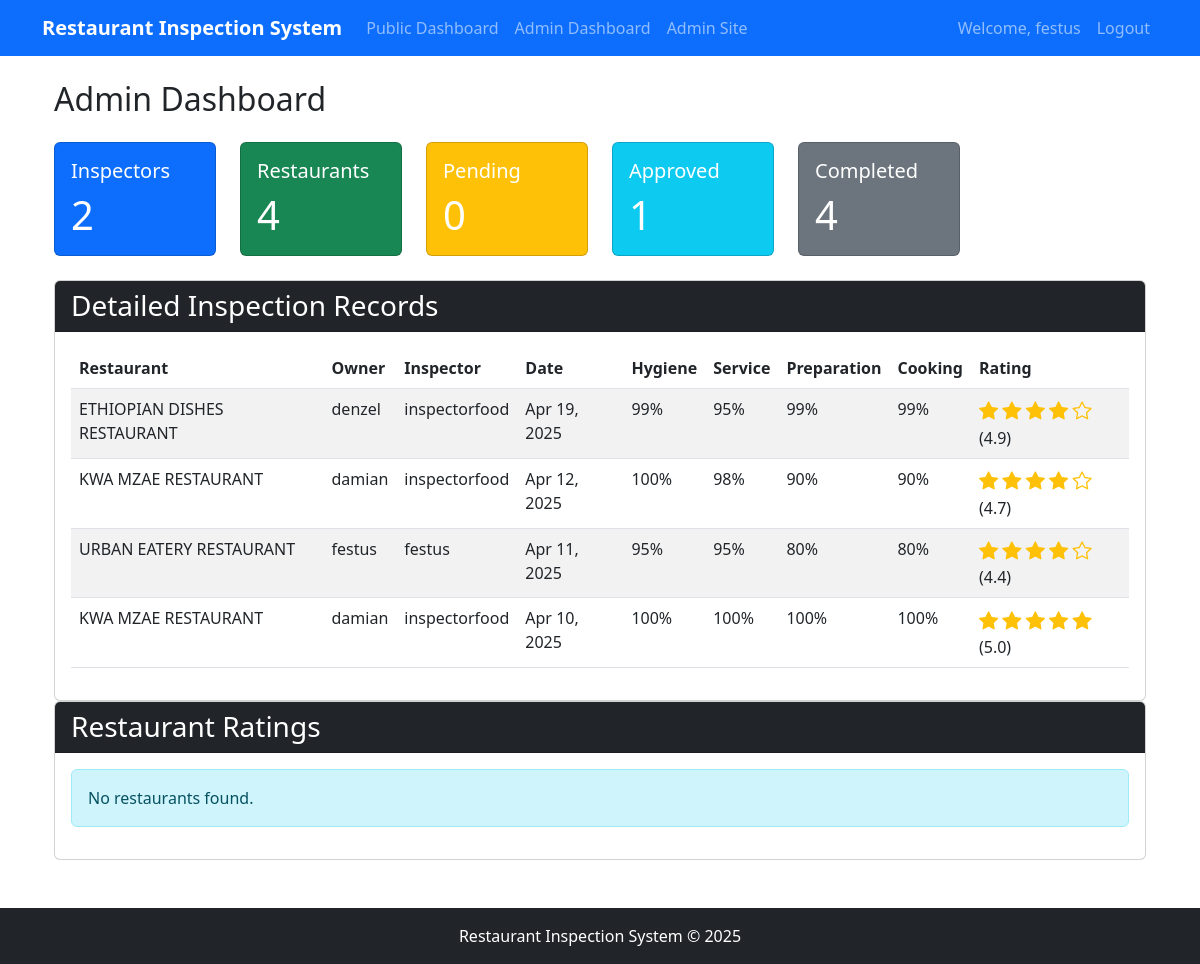
Page /admin-dashboard/ (signed in) on the earlier database version.
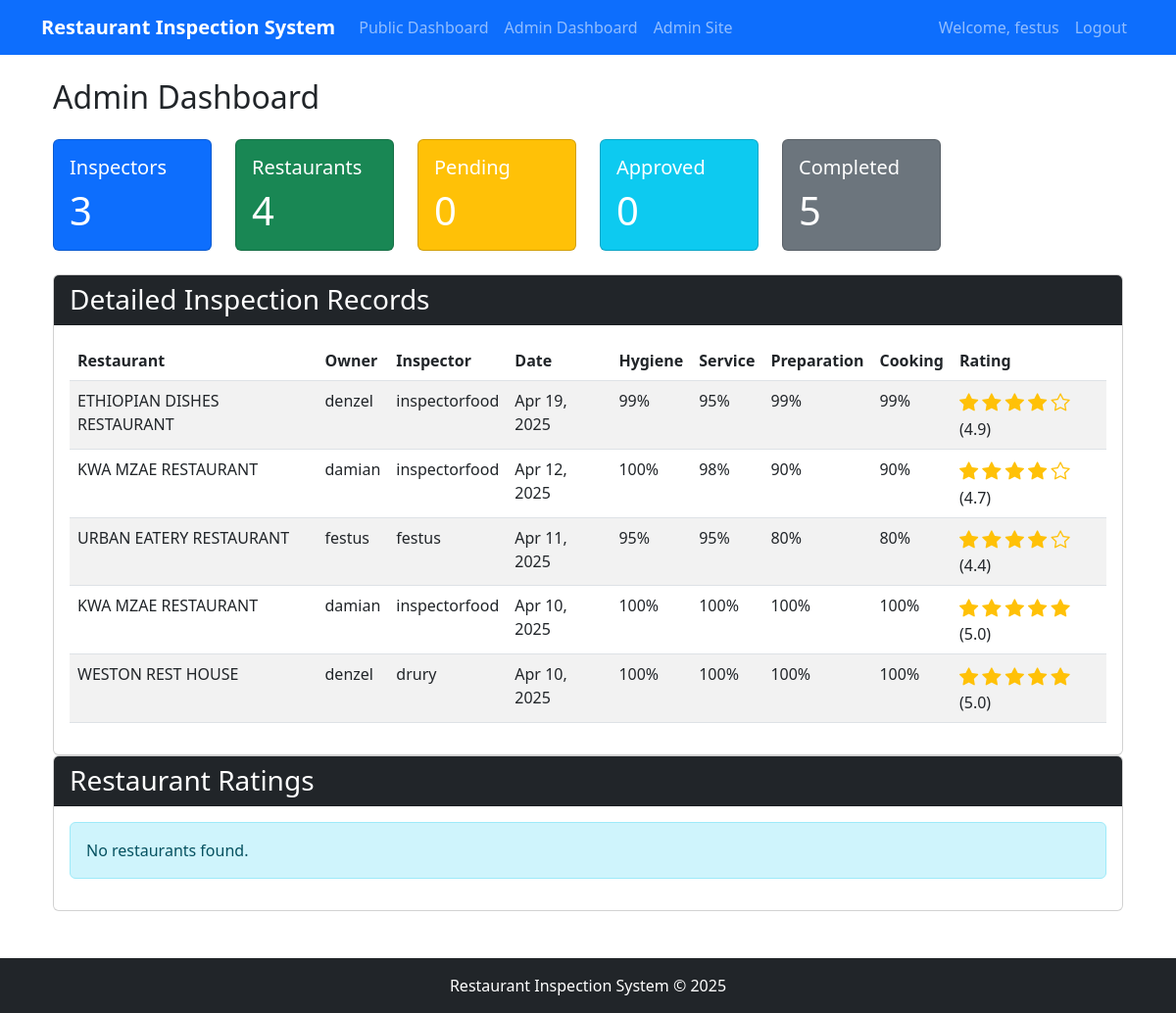
Same page on the later database version.
### accounts/models.py (models this page shows, shortened)
class CustomUser(AbstractUser):
    is_restaurant_owner = models.BooleanField(default=False)
    is_inspector = models.BooleanField(default=False)
    is_customer = models.BooleanField(default=False)
    class Meta:
        verbose_name = 'User'
        verbose_name_plural = 'Users'

class Restaurant(models.Model):
    owner = models.ForeignKey('CustomUser', on_delete=models.CASCADE, related_name='restaurants')
    name = models.CharField(max_length=255)
    location = models.CharField(max_length=255)
    registration_date = models.DateTimeField(auto_now_add=True)

### inspections/models.py (models this page shows, shortened)
class Inspection(models.Model):
    inspection_request = models.OneToOneField(InspectionRequest, on_delete=models.CASCADE, related_name='inspection')
    inspector = models.ForeignKey(CustomUser, on_delete=models.CASCADE, related_name='inspections')
    inspection_date = models.DateField()
    general_hygiene = models.PositiveIntegerField(
        null=True,
        blank=True,
        validators=[MinValueValidator(0), MaxValueValidator(100)],
        help_text="Percentage score for general hygiene (0-100)"
    )
    customer_service = models.PositiveIntegerField(
        null=True,
        blank=True,
        validators=[MinValueValidator(0), MaxValueValidator(100)],
        help_text="Percentage score for customer service (0-100)"
    )
    food_preparation = models.PositiveIntegerField(
        null=True,
        blank=True,
        validators=[MinValueValidator(0), MaxValueValidator(100)],
        help_text="Percentage score for food preparation (0-100)"
    )
    cooking_outcome = models.PositiveIntegerField(
        null=True,
        blank=True,
        validators=[MinValueValidator(0), MaxValueValidator(100)],
        help_text="Percentage score for cooking outcome (0-100)"
    )
    comments = models.TextField(blank=True, null=True)
    is_completed = models.BooleanField(default=False)
    created_at = models.DateTimeField(auto_now_add=True)
    @property
    def overall_rating(self):
        if None in [self.general_hygiene, self.customer_service,
                    self.food_preparation, self.cooking_outcome]:
            return None
        average = (self.general_hygiene + self.customer_service +
                   self.food_preparation + self.cooking_outcome) / 4
        return round(average / 20, 1)  # Convert to 5-star scale

class InspectionRequest(models.Model):
    restaurant = models.ForeignKey('accounts.Restaurant', on_delete=models.CASCADE, related_name='inspection_requests')
    requested_date = models.DateField()
    is_approved = models.BooleanField(default=False)
    created_at = models.DateTimeField(auto_now_add=True)
    updated_at = models.DateTimeField(auto_now=True)

### inspections/views.py (the view)
# urls.py: path('admin-dashboard/', inspections_views.admin_dashboard, name='admin_dashboard'),
@login_required
def admin_dashboard(request):
    if not request.user.is_superuser:
        return redirect('home')
    total_inspectors = CustomUser.objects.filter(is_inspector=True).count()
    total_restaurants = Restaurant.objects.count()
    pending_requests = InspectionRequest.objects.filter(is_approved=False).count()
    approved_requests = InspectionRequest.objects.filter(is_approved=True, inspection__isnull=True).count()
    completed_inspections = Inspection.objects.filter(is_completed=True).count()
    inspections = Inspection.objects.filter(
        is_completed=True
    ).select_related(
        'inspection_request__restaurant',
        'inspector'
    ).order_by('-inspection_date')
    context = {
        'total_inspectors': total_inspectors,
        'total_restaurants': total_restaurants,
        'pending_requests': pending_requests,
        'approved_requests': approved_requests,
        'completed_inspections': completed_inspections,
        'inspections': inspections,
    }
    return render(request, 'inspections/admin_dashboard.html', context)

### templates/inspections/admin_dashboard.html
{% extends 'base.html' %}
{% block content %}
<div class="container">
    <h2 class="mb-4">Admin Dashboard</h2>
    <div class="row mb-4">
        <div class="col-md-2">
            <div class="card text-white bg-primary">
                <div class="card-body">
                    <h5 class="card-title">Inspectors</h5>
                    <p class="card-text display-6">{{ total_inspectors }}</p>
                </div>
            </div>
        </div>
        <div class="col-md-2">
            <div class="card text-white bg-success">
                <div class="card-body">
                    <h5 class="card-title">Restaurants</h5>
                    <p class="card-text display-6">{{ total_restaurants }}</p>
                </div>
            </div>
        </div>
        <div class="col-md-2">
            <div class="card text-white bg-warning">
                <div class="card-body">
                    <h5 class="card-title">Pending</h5>
                    <p class="card-text display-6">{{ pending_requests }}</p>
                </div>
            </div>
        </div>
        <div class="col-md-2">
            <div class="card text-white bg-info">
                <div class="card-body">
                    <h5 class="card-title">Approved</h5>
                    <p class="card-text display-6">{{ approved_requests }}</p>
                </div>
            </div>
        </div>
        <div class="col-md-2">
            <div class="card text-white bg-secondary">
                <div class="card-body">
                    <h5 class="card-title">Completed</h5>
                    <p class="card-text display-6">{{ completed_inspections }}</p>
                </div>
            </div>
        </div>
    </div>
<div class="card mt-4">
    <div class="card-header bg-dark text-white">
        <h3 class="mb-0">Detailed Inspection Records</h3>
    </div>
    <div class="card-body">
        {% if inspections %}
            <div class="table-responsive">
                <table class="table table-striped">
                    <thead>
                        <tr>
                            <th>Restaurant</th>
                            <th>Owner</th>
                            <th>Inspector</th>
                            <th>Date</th>
                            <th>Hygiene</th>
                            <th>Service</th>
                            <th>Preparation</th>
                            <th>Cooking</th>
                            <th>Rating</th>
                        </tr>
                    </thead>
                    <tbody>
                        {% for inspection in inspections %}
                            <tr>
                                <td>{{ inspection.inspection_request.restaurant.name }}</td>
                                <td>{{ inspection.inspection_request.restaurant.owner.username }}</td>
                                <td>{{ inspection.inspector.username }}</td>
                                <td>{{ inspection.inspection_date|date:"M d, Y" }}</td>
                                <td>{{ inspection.general_hygiene }}%</td>
                                <td>{{ inspection.customer_service }}%</td>
                                <td>{{ inspection.food_preparation }}%</td>
                                <td>{{ inspection.cooking_outcome }}%</td>
                                <td>
                                    {% with stars=inspection.overall_rating %}
                                        {% for i in "12345" %}
                                            {% if forloop.counter <= stars %}
                                                <i class="bi bi-star-fill rating-stars"></i>
                                            {% else %}
                                                <i class="bi bi-star rating-stars"></i>
                                            {% endif %}
                                        {% endfor %}
                                        ({{ stars|floatformat:1 }})
                                    {% endwith %}
                                </td>
                            </tr>
                        {% endfor %}
                    </tbody>
                </table>
            </div>
        {% else %}
            <div class="alert alert-info">
                No completed inspections yet.
            </div>
        {% endif %}
    </div>
</div>
    <div class="card">
        <div class="card-header bg-dark text-white">
            <h3 class="mb-0">Restaurant Ratings</h3>
        </div>
        <div class="card-body">
            {% if restaurant_data %}
                <div class="table-responsive">
                    <table class="table table-striped">
                        <thead>
                            <tr>
                                <th>Restaurant</th>
                                <th>Owner</th>
                                <th>Location</th>
                                <th>Average Rating</th>
                                <th>Inspections</th>
                            </tr>
                        </thead>
                        <tbody>
                            {% for data in restaurant_data %}
                                <tr>
                                    <td>{{ data.restaurant.name }}</td>
                                    <td>{{ data.restaurant.owner.username }}</td>
                                    <td>{{ data.restaurant.location }}</td>
                                    <td>
                                        {% if data.avg_rating %}
                                            {% with stars=data.avg_rating %}
                                                {% for i in "12345" %}
                                                    {% if forloop.counter <= stars %}
                                                        <i class="bi bi-star-fill rating-stars"></i>
                                                    {% else %}
                                                        <i class="bi bi-star rating-stars"></i>
                                                    {% endif %}
                                                {% endfor %}
                                                ({{ stars|floatformat:1 }})
                                            {% endwith %}
                                        {% else %}
                                            Not rated yet
                                        {% endif %}
                                    </td>
                                    <td>{{ data.inspection_count }}</td>
                                </tr>
                            {% endfor %}
                        </tbody>
                    </table>
                </div>
            {% else %}
                <div class="alert alert-info">
                    No restaurants found.
                </div>
            {% endif %}
        </div>
    </div>
</div>
{% endblock %}

### templates/base.html (shortened to what this page needs)
<!DOCTYPE html>
<html lang="en">
<head>
    <link href="https://cdn.jsdelivr.net/npm/bootstrap@5.3.0/dist/css/bootstrap.min.css" rel="stylesheet">
    <link rel="stylesheet" href="https://cdn.jsdelivr.net/npm/bootstrap-icons@1.10.0/font/bootstrap-icons.css">
</head>
<body>
    <nav class="navbar navbar-expand-lg navbar-dark bg-primary">
        <div class="container">
            <a class="navbar-brand" href="{% url 'home' %}">Restaurant Inspection System</a>
            <div class="collapse navbar-collapse" id="navbarNav">
                <ul class="navbar-nav me-auto">
                    {% if user.is_authenticated %}
                        <li class="nav-item">
                            <a class="nav-link" href="{% url 'public_dashboard' %}">Public Dashboard</a>
                        </li>
                        {% if user.is_superuser %}
                            <li class="nav-item">
                                <a class="nav-link" href="{% url 'admin_dashboard' %}">Admin Dashboard</a>
                            </li>
                            <li class="nav-item">
                                <a class="nav-link" href="/admin/">Admin Site</a>
                            </li>
                        {% endif %}
                    {% endif %}
                </ul>
                <ul class="navbar-nav auth-links">
                    {% if user.is_authenticated %}
                        <li class="nav-item">
                            <span class="nav-link">Welcome, {{ user.username }}</span>
                        </li>
                        <li class="nav-item">
                            <a class="nav-link" href="{% url 'logout' %}">Logout</a>
                        </li>
                    {% endif %}
                </ul>
            </div>
        </div>
    </nav>
    <div class="container mt-4">
        {% block content %}
        {% endblock %}
    </div>
    <footer class="bg-dark text-white mt-5 py-3">
        <div class="container text-center">
            <p class="mb-0">Restaurant Inspection System &copy; {% now "Y" %}</p>
        </div>
    </footer>
</body>
</html>

### templates/base.html (style rules this page uses)
.rating-stars { color: #ffc107; font-size: 1.2rem; }
.navbar-brand { font-weight: bold; }
.auth-links { margin-left: auto; }

Differences in the rows shown:
added Inspection: inspection_request.restaurant.name "WESTON REST HOUSE", inspection_request.restaurant.owner.username "denzel", inspector.username "drury", inspection_date "Apr 10, 2025", general_hygiene "100", customer_service "100", food_preparation "100", cooking_outcome "100", overall_rating "5.0"
Other differences:
{{ total_inspectors }}: "2" → "3"
{{ approved_requests }}: "1" → "0"
{{ completed_inspections }}: "4" → "5"
